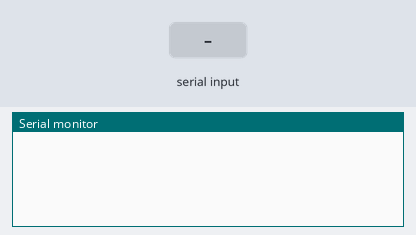
A sketch run on a simulated Arduino Mega 2560, built with avr-gcc and run on an emulated ATmega2560. Shown: the last lines printed to the serial monitor. Inputs (shaded band) come from the test bench.

Above: at 1.2 s.
1.3 s: "1\n" received over Serial
At 2.4 s:
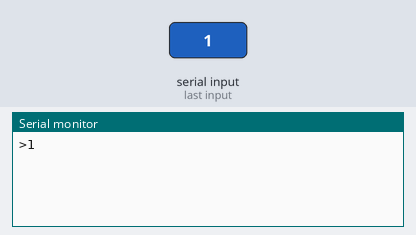
2.8 s: "1\n" received over the second serial link
At 3.5 s:
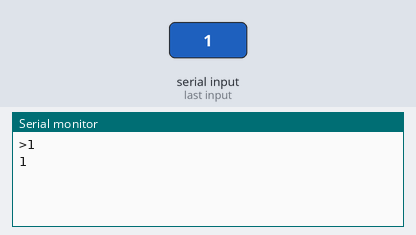
4.3 s: byte 10 (10) received over Serial
At 4.7 s:
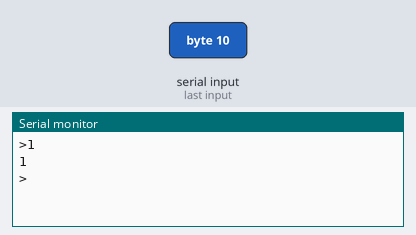
5.8 s: "0\n" received over Serial
At 7.0 s:
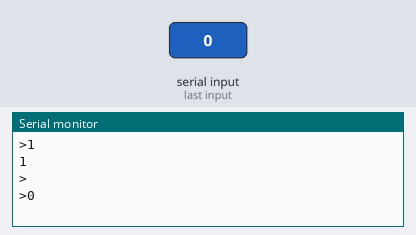
7.3 s: "0\n" received over the second serial link
At 8.1 s:
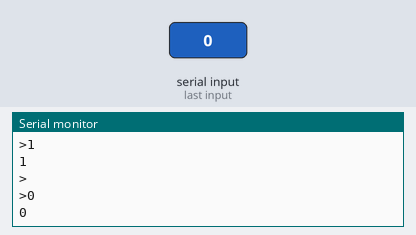

The sketch:

bluetooth_test.ino
```cpp
boolean NL = true;

void setup() {

Serial.begin(9600);

while (!Serial) ;

Serial1.begin(9600);

}


void loop() {

char Serialdata;


if (Serial.available()) {

Serialdata = Serial.read();

Serial1.print(Serialdata);


if (NL) { Serial.print("\r\n>"); NL = false; }

Serial.write(Serialdata);

if (Serialdata==10) { NL = true; }

}

if (Serial1.available()) {

Serialdata = Serial1.read();

Serial.print(Serialdata);

}

}
```

Measured:
- after the input at 1.3 s, the serial monitor: prints a new line at once (image 1)
- after the input at 2.8 s, the serial monitor: prints a new line at once (image 2)
- after the input at 4.3 s, the serial monitor: prints a new line at once (image 3)
- after the input at 5.8 s, the serial monitor: prints a new line at once (image 4)
- after the input at 7.3 s, the serial monitor: prints a new line at once (image 5)
